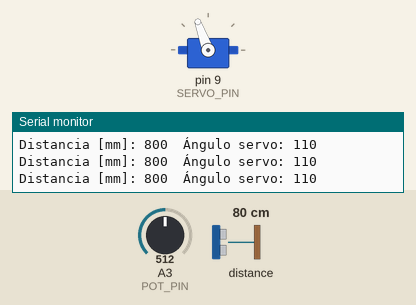
Recording of a program running on a simulated Arduino Uno, built with avr-gcc and run on an emulated ATmega328P. Shown: servo, the last lines printed to the serial monitor. The test bench sets the inputs (shaded band); at power-on: A3 (POT_PIN) = 512, distance to the obstacle 80 cm.

Above: at 1.7 s.
1.8 s: A3 (POT_PIN) set to 716
At 2.7 s:
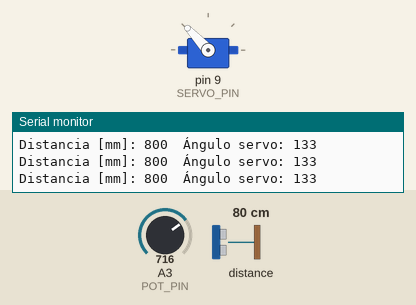
3.4 s: A3 (POT_PIN) set to 900
At 4.1 s:
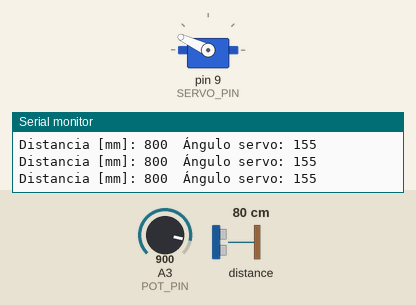
5.0 s: A3 (POT_PIN) set to 1023
At 5.5 s:
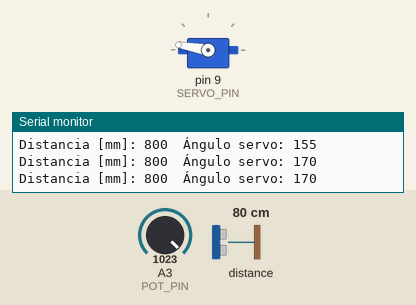
6.6 s: A3 (POT_PIN) set to 160
At 8.1 s:
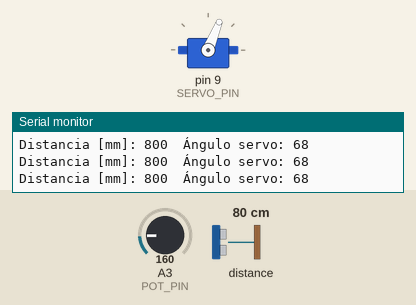
11.3 s: A3 (POT_PIN) set to 40
At 12.1 s:
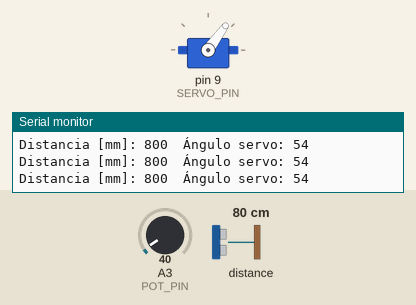
Timing chart, 0 to 13.9 s (numbered marks = the images above; inputs shaded):
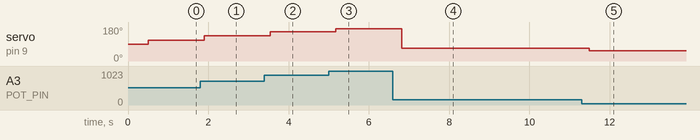

Measured:
- after the input at 1.8 s, servo on pin 9 (SERVO_PIN): 110° → 133° after 0.10 s
- after the input at 3.4 s, servo on pin 9 (SERVO_PIN): 133° → 155° after 0.14 s
- after the input at 5.0 s, servo on pin 9 (SERVO_PIN): 155° → 170° after 0.18 s
- after the input at 6.6 s, servo on pin 9 (SERVO_PIN): 170° → 68° after 0.22 s
- after the input at 11.3 s, servo on pin 9 (SERVO_PIN): 68° → 54° after 0.19 s

The program:

main.cpp
```cpp
#include <Arduino.h>
#include <Servo.h>
#include <Wire.h>
#include <Adafruit_VL53L0X.h>  // TOF sensor (si el TOF200C es compatible)

#define SERVO_PIN 9
#define POT_PIN A3

const int anguloMin = 50;
const int anguloMax = 170;

Servo servoMotor;
Adafruit_VL53L0X tof = Adafruit_VL53L0X();

void setup() {
  Serial.begin(9600);
  servoMotor.attach(SERVO_PIN);

  // Iniciar sensor TOF
  if (!tof.begin()) {
    Serial.println("Fallo al iniciar el sensor TOF. Chequear conexiones.");
    //while (1);
  }

  delay(500);
  Serial.println("Sensor TOF y servo listos.");
}

void loop() {
  // Leer valor del potenciómetro (0-1023)
  int valorPot = analogRead(POT_PIN);

  // Mapear a rango del servo (50° a 170°)
  int anguloServo = map(valorPot, 0, 1023, anguloMin, anguloMax);

  // Mover servo
  servoMotor.write(anguloServo);

  // Leer distancia del TOF
  VL53L0X_RangingMeasurementData_t medida;
  tof.rangingTest(&medida, false);

  if (medida.RangeStatus == 0) {
    Serial.print("Distancia [mm]: ");
    Serial.print(medida.RangeMilliMeter);
    Serial.print("\tÁngulo servo: ");
    Serial.println(anguloServo);
  } else {
    Serial.println("Error en la medición TOF.");
  }

  delay(200);
}
```
